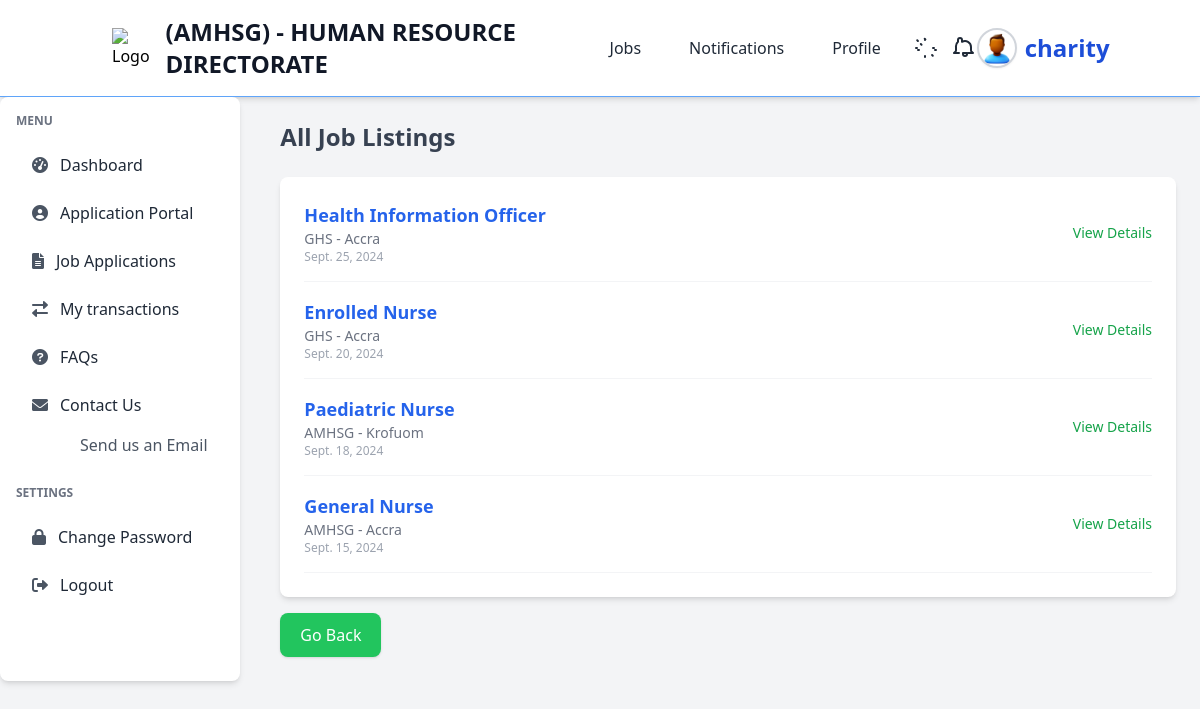
Page /jobs/ (signed in) on the committed database.
### jobs/models.py (models this page shows, shortened)
class Job(models.Model):
    title = models.CharField(max_length=255, default="none")
    company = models.CharField(max_length=255, default="none")  # Name of the company offering the job
    location = models.CharField(max_length=255, default="none")
    description = models.TextField()
    responsibilities = models.TextField(help_text="List of job responsibilities", default="none")  # New field for responsibilities
    requirements = models.TextField(help_text="List of job requirements", default="none")  # New field for requirements
    salary = models.CharField(max_length=100, blank=True, null=True, help_text="Salary range or amount")  # Optional salary field
    posted_date = models.DateField(auto_now_add=True, blank=True, null=True)
    application_deadline = models.DateField(null=True, blank=True, help_text="Deadline to apply for the job")  # New field for application deadline
    class Meta:
        ordering = ['-posted_date']  # Orders job listings by the most recent first

### jobs/views.py (the view)
# urls.py: path('jobs/', views.job_list, name='job-list'),
@login_required(login_url="authentication:my-login")
def job_list(request):
    jobs = Job.objects.all().order_by('-posted_date')
    context = {
        'jobs': jobs,
    }
    return render(request, 'jobs/index.html', context)

### templates/jobs/index.html
{% extends 'authentication/dash-base.html' %} {% block content %}
 <section>
  <h2 class="text-2xl font-bold text-gray-700 mb-6">All Job Listings</h2>
  <div class="bg-white p-6 rounded-lg shadow-md">
    <ul class="space-y-4">
      {% for job in jobs %}
      <li class="flex justify-between items-center border-b border-gray-100 pb-4">
        <div>
          <a href="{% url 'job-detail' job.id %}" class="text-lg font-semibold text-blue-600 hover:text-blue-700 transition-colors">
            {{ job.title }}
          </a>
          <p class="text-gray-500 text-sm">{{ job.company }} - {{ job.location }}</p>
          <p class="text-gray-400 text-xs">{{ job.posted_date }}</p>
        </div>
        <a href="{% url 'job-detail' job.id %}" class="text-sm text-green-600 hover:text-green-700 transition-colors">
          View Details
        </a>
      </li>
      {% empty %}
      <li class="text-gray-500">No job listings available.</li>
      {% endfor %}
    </ul>
  </div>
  <a href="{% url 'dashboard' %}" class="mt-4 inline-block bg-green-500 text-white hover:bg-green-600 px-5 py-2.5 rounded-lg shadow transition-all">
    Go Back
  </a>
</section>
{% endblock %}

### templates/authentication/dash-base.html (shortened to what this page needs)
{% load static tailwind_tags %}
<!DOCTYPE html>
<html lang="en">
  <head>
    <link
      href="https://cdn.jsdelivr.net/npm/tailwindcss@2.2.19/dist/tailwind.min.css"
      rel="stylesheet"
    />
    <link
      rel="stylesheet"
      href="https://cdnjs.cloudflare.com/ajax/libs/font-awesome/6.0.0-beta3/css/all.min.css"
    />
    <link rel="stylesheet" href="https://cdn.jsdelivr.net/npm/flatpickr/dist/flatpickr.min.css">
    <link href="{% static 'css/styles.css' %}" rel="stylesheet">
    <link href="https://cdn.jsdelivr.net/npm/tailwindcss@2.2.19/dist/tailwind.min.css" rel="stylesheet">
    <link href="https://cdn.jsdelivr.net/npm/select2@4.1.0-rc.0/dist/css/select2.min.css" rel="stylesheet" />
    {% tailwind_css %}
  </head>
  <body class="bg-gray-100">
<header class="bg-white dark:bg-gray-800 shadow-md border-b border-blue-400 transition-colors duration-300">
  <div class="container mx-auto flex items-center justify-between py-4 px-6">
    <div class="flex items-center space-x-4">
      <img src="{% static 'img/logo.png' %}" alt="Logo" class="w-10 h-10" />
      <a href="{% url 'dashboard' %}" class="text-2xl font-bold text-gray-900 dark:text-white">
        (AMHSG) - HUMAN RESOURCE DIRECTORATE
      </a>
    </div>
    <nav class="hidden md:flex space-x-4">
      <a href="{% url 'job-list' %}" class="px-4 py-2 text-gray-800 dark:text-gray-200 hover:bg-yellow-600 hover:text-white rounded-md transition-colors duration-200">
        Jobs
      </a>
      <a href="{% url 'notification-list' %}" class="px-4 py-2 text-gray-800 dark:text-gray-200 hover:bg-yellow-600 hover:text-white rounded-md transition-colors duration-200">
        Notifications
      </a>
      <a href="#" class="px-4 py-2 text-gray-800 dark:text-gray-200 hover:bg-yellow-600 hover:text-white rounded-md transition-colors duration-200">
        Profile
      </a>
    </nav>
    <button id="themeToggle" class="px-4 py-2 text-gray-800 dark:text-gray-200 hover:bg-yellow-600 hover:text-white rounded-md transition-colors duration-200">
    </button>
    <div class="relative">
      <button id="notificationButton" class="relative flex items-center text-gray-800 dark:text-gray-200 hover:text-blue-600">
      </button>
    </div>
    <div class="relative">
      <button id="profileMenuButton" class="flex items-center space-x-2 text-gray-800 dark:text-gray-200 hover:text-blue-600">
        <img src="{% static 'img/profile.png' %}" alt="Profile Image" class="w-10 h-10 rounded-full border-2 border-gray-300 shadow-sm" />
        <span class="hidden md:inline font-extrabold text-2xl text-blue-700 dark:text-blue-400">{{ user.username }}</span>
      </button>
    </div>
  </div>
</header>
    <div class="flex flex-col md:flex-row md:space-x-4">
<aside class="w-full md:w-1/4 bg-white shadow-md rounded-lg p-4 mb-4 md:mb-0">
  <nav class="space-y-6">
    <div>
      <h2 class="text-xs font-semibold text-gray-500 uppercase mb-4">Menu</h2>
      <ul class="space-y-2">
        <li>
          <a
            href="{% url 'dashboard' %}"
            class="flex items-center px-4 py-2 text-gray-800 hover:bg-blue-500 rounded transition-colors duration-200"
          >
            <i class="fas fa-tachometer-alt mr-3 text-gray-600"></i>
            Dashboard
          </a>
        </li>
        <li>
          <a
            href="{% url 'application-portal' %}"
            class="flex items-center px-4 py-2 text-gray-800 hover:bg-blue-500 rounded transition-colors duration-200"
          >
            <i class="fas fa-user-circle mr-3 text-gray-600"></i>
            Application Portal
          </a>
        </li>
        <li>
          <a
            href="{% url 'job-applications' %}"
            class="flex items-center px-4 py-2 text-gray-800 hover:bg-blue-500 rounded transition-colors duration-200"
          >
            <i class="fas fa-file-alt mr-3 text-gray-600"></i>
            Job Applications
          </a>
        </li>
        <li>
          <a
            href="{% url 'my-transactions' %}"
            class="flex items-center px-4 py-2 text-gray-800 hover:bg-blue-500 rounded transition-colors duration-200"
          >
            <i class="fas fa-exchange-alt mr-3 text-gray-600"></i>
            My transactions
          </a>
        </li>
        <li>
          <a
            href="{% url 'faq' %}"
            class="flex items-center px-4 py-2 text-gray-800 hover:bg-blue-500 rounded transition-colors duration-200"
          >
            <i class="fas fa-question-circle mr-3 text-gray-600"></i>
            FAQs
          </a>
        </li>
        <li>
          <a
            href="#"
            class="flex items-center px-4 py-2 text-gray-800 hover:bg-blue-500 rounded transition-colors duration-200"
          >
            <i class="fas fa-envelope mr-3 text-gray-600"></i>
            Contact Us
          </a>
          <ul class="pl-12 mt-1 space-y-1">
            <li>
              <a
                href="#"
                class="block px-4 py-1 text-gray-600 hover:underline hover:bg-blue-500"
              >
                Send us an Email
              </a>
            </li>
          </ul>
        </li>
      </ul>
    </div>
    <div>
      <h2 class="text-xs font-semibold text-gray-500 uppercase mb-4">Settings</h2>
      <ul class="space-y-2">
        <li>
          <a
            href="#"
            class="flex items-center px-4 py-2 text-gray-800 hover:bg-blue-500 rounded transition-colors duration-200"
          >
            <i class="fas fa-lock mr-3 text-gray-600"></i>
            Change Password
          </a>
        </li>
        <li>
          <a
            href="{% url 'user-logout' %}"
            class="flex items-center px-4 py-2 text-gray-800 hover:bg-red-500 rounded transition-colors duration-200"
          >
            <i class="fas fa-sign-out-alt mr-3 text-gray-600"></i>
            Logout
          </a>
        </li>
      </ul>
    </div>
  </nav>
</aside>
    <main class="container mx-auto p-6">
      {% block content %}{% endblock %}
    </main>
  </body>
</html>

### rows in the picture
Job: title "Health Information Officer", company "GHS", location "Accra", posted_date "Sept. 25, 2024"
Job: title "Enrolled Nurse", company "GHS", location "Accra", posted_date "Sept. 20, 2024"
Job: title "Paediatric Nurse", company "AMHSG", location "Krofuom", posted_date "Sept. 18, 2024"
Job: title "General Nurse", company "AMHSG", location "Accra", posted_date "Sept. 15, 2024"

### other values in the picture
{{ user.username }} "charity"
